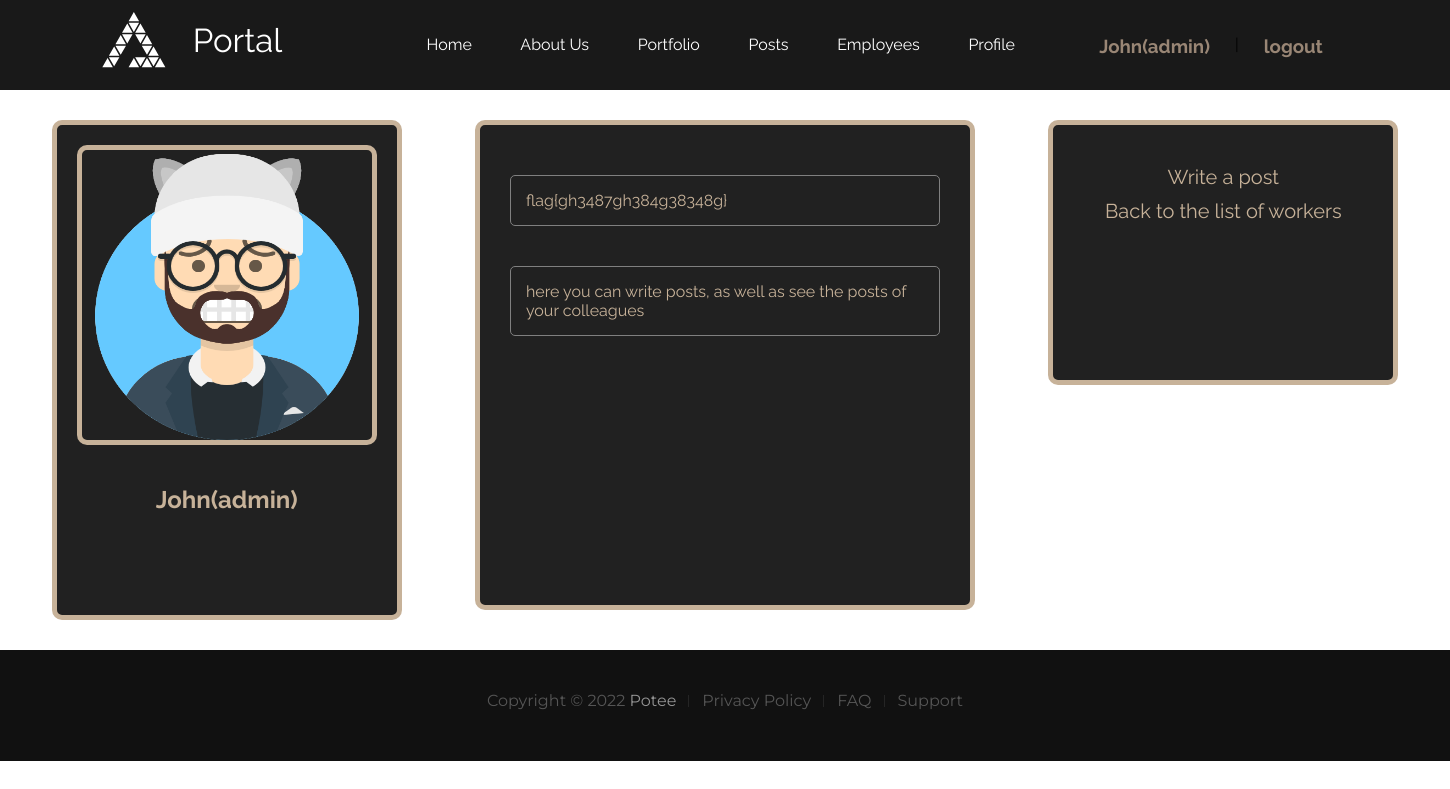
Screenshot of /portal/employees/employee-profile.php?id=1 (signed in) with the database file from the repository.
### tables this page shows
CREATE TABLE `users_info` (
  `id` int UNSIGNED NOT NULL,
  `login` varchar(100) NOT NULL,
  `password` varchar(32) NOT NULL,
  `card` varchar(40)
);

CREATE TABLE `users_posts` (
  `id` int UNSIGNED NOT NULL,
  `post` text
);

### src/portal/employees/employee-profile.php (the view, shortened to what this page needs)
<?php
	include '../non-account-redirect.php';
?>
<!DOCTYPE html>
<html>
<head>
	<link rel="stylesheet" type="text/css" href="../../css/main2.css">
</head>
<body>
	<?php
		include('../header.php');
	?>
	<section class="profile-section">
		<div class="block-avatar">
			<div class="avatar">
				<img class="avatar-pic" src="../profile/avatars/<?php echo($_GET['id'])?>.png">
			</div>
			<h1 class="username"><?php
			$id = $_GET['id'];
			$result = mysqli_query($mysql, "SELECT * FROM `users_info` WHERE `id` = '$id'");
			$user = mysqli_fetch_assoc($result);
			echo($user['login']);?></h1>
		</div>
		<div class="profile-post-form">
			<div class="worker-posts-area">
			<?php
				$id = $_GET['id'];
				$result = mysqli_query($mysql, "SELECT * FROM `users_posts` WHERE `id` = '$id'");
				$post = mysqli_fetch_assoc($result);
				if ($post == null) {
					echo("<div class='profile-post-body-nothing'>there's nothing here</div>");
				}else{
					echo("<div class='profile-post-body'>".$post['post']."</div>");
					while($row = mysqli_fetch_assoc($result)){
					    echo("<div class='profile-post-body'>".$row['post']."</div>");
				    }
				}
			?>
			</div>
		</div>
		<div class="profile-settings">
			<div><a href="/portal/profile?id=<?php echo($_SESSION['account'])?>">Write a post</a></div>
			<div><a href="/portal/employees">Back to the list of workers</a></div>
		</div>
	</section>
	<?php
		include('../footer.php');
	?>
</body>
</html>

### src/portal/header.php (shortened to what this page needs)
<header class="headerOther">
			<div>
				<a href="/portal" class="logo logoOther">
			    <span class="logo-txt">Portal</span>
  				</a>
		  	</div>
		  	<nav>
		  		<ul class="menuOther">
		  			<li class="menu-link"> <a href="/portal/">Home </a></li>
		  			<li class="menu-link"> <a href="/portal/about/">About Us </a></li>
		  			<li class="menu-link"> <a href="/portal/portfolio">Portfolio </a></li>
		  			<li class="menu-link"> <a href="/portal/posts/">Posts </a></li>
		  			<li class="menu-link"> <a href="/portal/employees/">Employees </a></li>
		  			<li class="menu-link"> <a href="/portal/profile?id=<?php echo($_SESSION['account'])?>">Profile </a></li>
		  		</ul>
		  	</nav>
		  	<div class="account-other">
		  		<?php
		  			$id = $_SESSION['account'];
		  			$result = mysqli_query($mysql, "SELECT * FROM `users_info` WHERE `id` = '$id'");
					$user = mysqli_fetch_assoc($result);
					echo("<a href='/portal/profile?id=".$_SESSION['account']."'> <h3>".$user['login']."</h3></a> | <a class='logout' href='/portal/deauth.php'><h3>logout</h3></a>");
				?>
		  	</div>
		</header>

### src/css/main2.css (style rules this page uses)
* { margin: 0; padding: 0; box-sizing: border-box; }
html { overflow-x: hidden; }
body { margin: 0 auto; width: 100%; font-family: arial; }
header { display: flex; justify-content: center; }
.logo { display: flex; justify-content: space-between; align-items: center; width: 180px; text-decoration: none; color: #fff; margin: 40px 0 0 0; }
.logo-icon { fill: #fff; }
.logo-txt { font-family: raleway, arial, sans-serif; font-size: 33px; }
.menu-link { list-style-type: none; }
.menu-link a { text-decoration: none; color: #ffffff; }
.headerOther { background-color: #191919; width: 100%; }
.logoOther { padding: 0 0 50px 0; height: 50px; }
.menuOther { display: flex; flex-wrap: wrap; justify-content: space-around; padding: 0; width: 637px; margin: 35px 0 0 120px; font-family: 'Raleway', sans-serif; }
.account-other { margin: 35px 0 0 60px; font-family: 'Raleway', sans-serif; display: flex; justify-content: space-around; }
.account-other a { list-style-type: none; text-decoration: none; color: #998675; margin: 0 25px 0 0; }
.logout { font-family: 'Raleway', sans-serif; padding: 0 0 0 25px; }
.worker-posts-area { justify-content: center; margin: 50px 0 100px 0; }
.profile-section { display: flex; justify-content: space-around; flex-wrap: wrap; }
.block-avatar { height: 500px; width: 350px; background-color: #212121; margin: 30px; border: 5px solid #c7b299; border-radius: 10px; }
.avatar { height: 300px; width: 300px; border: 5px solid #c7b299; border-radius: 10px; margin: 20px auto; }
.username { text-align: center; color: #c7b299; font-family: 'Raleway', sans-serif; margin-top: 40px; }
.profile-post-form { display: block; justify-content: center; margin: 30px 0 40px 0; background-color: #212121; border: 5px solid #c7b299; border-radius: 10px; width: 500px; }
.profile-post-body { padding: 15px; min-height: 50px; width: 430px; margin: 40px auto; border: 1px solid gray; border-radius: 5px; color: #c7b299; font-family: 'Raleway', sans-serif; }
.profile-settings { position: relative; justify-content: space-around; text-align: center; height: 265px; width: 350px; background-color: #212121; margin: 30px; padding: 30px; border: 5px solid #c7b299; border-radius: 10px; }
.profile-settings a { list-style-type: none; text-decoration: none; color: #c7b299; font-family: 'Raleway', sans-serif; font-size: 20px; margin: 0 0 10px 0; }
.profile-settings div { margin: 10px; }
.avatar-pic { height: 290px; width: 290px; }

### rows the page displays
users_info: login "John(admin)"
users_posts: post "flag{gh3487gh384g38348g}"
users_posts: post "here you can write posts, as well as see the posts of your colleagues"
